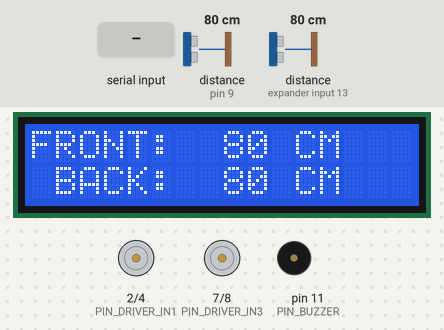
The sketch below on a simulated Arduino Uno, built with avr-gcc and run on an emulated ATmega328P. Shown: 16×2 character LCD, motor-driver pin pairs drawn as motors (green arrow = first pin HIGH = forward, orange = second pin HIGH = backward, longer = more drive), buzzer (waves = sounding). The test bench sets the inputs (shaded band); at power-on: distance to the obstacle (sensors on pin 9, expander input 13) 80 cm.

Above: at 1.2 s.
1.3 s: "w" received over the second serial link
At 1.9 s:
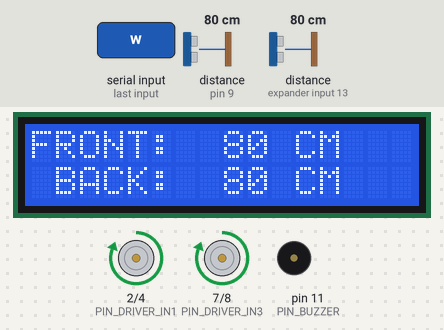
2.8 s: distance to the obstacle (sensor on pin 9) set to 27 cm
At 3.4 s:
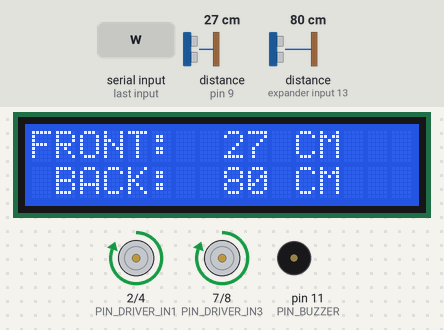
4.3 s: distance to the obstacle (sensor on pin 9) set to 22 cm
At 5.6 s:
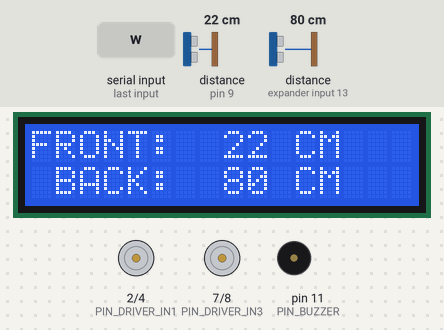
6.1 s: "x" received over the second serial link
At 6.6 s:
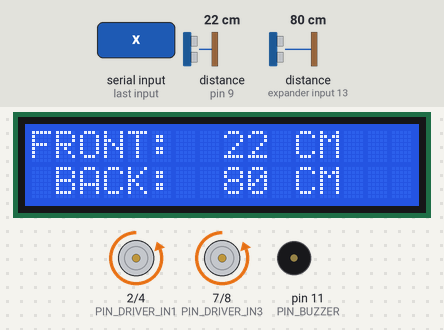
7.7 s: "a" received over the second serial link
At 8.8 s:
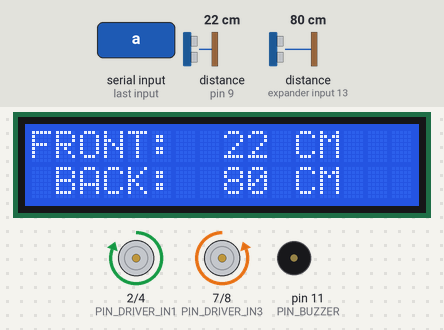
9.2 s: "d" received over the second serial link
At 9.7 s:
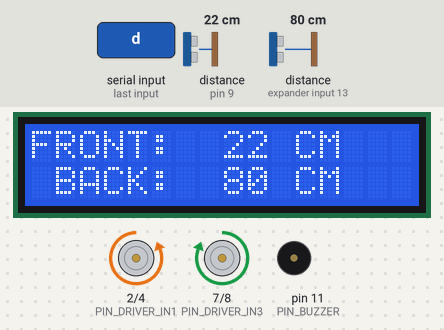
Timing chart, 0 to 11.8 s (numbered marks = the images above; inputs shaded):
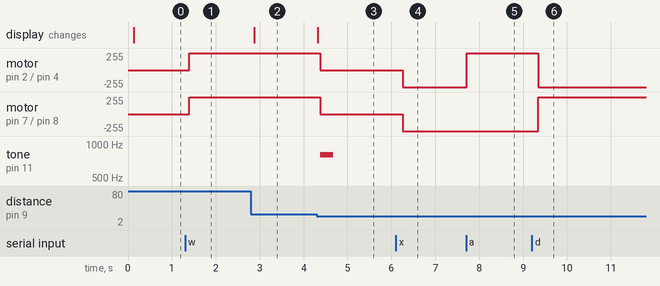

Measured:
- the behaviour switches between 25 and 24 cm on distance to the obstacle (sensor on pin 9) (found by bisection; images 2 and 3)
- after the input at 1.3 s, motor on pin 2 (PIN_DRIVER_IN1) / pin 4 (PIN_DRIVER_IN2), motor on pin 7 (PIN_DRIVER_IN3) / pin 8 (PIN_DRIVER_IN4): stopped → forward 255/255 after 0.10 s
- after the input at 2.8 s, the display: changes after 0.07 s (image 2)
- after the input at 4.3 s, motor on pin 2 (PIN_DRIVER_IN1) / pin 4 (PIN_DRIVER_IN2), motor on pin 7 (PIN_DRIVER_IN3) / pin 8 (PIN_DRIVER_IN4): forward 255/255 → stopped after 0.07 s; tone on pin 11 (PIN_BUZZER): silent → 800 Hz after 0.07 s, → silent 0.30 s later; the display: changes at once (image 3)
- after the input at 6.1 s, motor on pin 2 (PIN_DRIVER_IN1) / pin 4 (PIN_DRIVER_IN2), motor on pin 7 (PIN_DRIVER_IN3) / pin 8 (PIN_DRIVER_IN4): stopped → backward 255/255 after 0.16 s
- after the input at 7.7 s, motor on pin 2 (PIN_DRIVER_IN1) / pin 4 (PIN_DRIVER_IN2): backward 255/255 → forward 255/255 at once
- after the input at 9.2 s, motor on pin 2 (PIN_DRIVER_IN1) / pin 4 (PIN_DRIVER_IN2): forward 255/255 → backward 255/255 after 0.14 s; motor on pin 7 (PIN_DRIVER_IN3) / pin 8 (PIN_DRIVER_IN4): backward 255/255 → forward 255/255 after 0.14 s

The sketch:

proiectSI.ino
```cpp
#include <SoftwareSerial.h>
#include <HCSR04.h>
#include <LiquidCrystal.h>

//declararea pinilor folosiți
int PIN_DRIVER_IN1 = 2;
int PIN_SENSOR_TRIG = 3;
int PIN_DRIVER_IN2 = 4;
int PIN_BLUETOOTH_TRANSMIT = 5;
int PIN_BLUETOOTH_RECEIVE = 6;
int PIN_DRIVER_IN3 = 7;
int PIN_DRIVER_IN4 = 8;
int PIN_SENSOR_FRONT = 9;
int PIN_LCD_RS = 10;
int PIN_BUZZER = 11;
int PIN_LCD_EN = 12;
int PIN_SENSOR_BACK = 13;
int PIN_LCD_D4 = A0;
int PIN_LCD_D5 = A1;
int PIN_LCD_D6 = A2;
int PIN_LCD_D7 = A3;


//instanțierea senzorilor folosind biblioteca HCSR04
HCSR04 sensors (PIN_SENSOR_TRIG, new int[2] { PIN_SENSOR_FRONT, PIN_SENSOR_BACK }, 2);
//instanțierea modulului Bluetooth folosind biblioteca SoftwareSerial
SoftwareSerial Bluetooth (PIN_BLUETOOTH_RECEIVE, PIN_BLUETOOTH_TRANSMIT);
//instanțierea modulului LCD folosind biblioteca LiquidCrystal
LiquidCrystal LCD (PIN_LCD_RS, PIN_LCD_EN, PIN_LCD_D4, PIN_LCD_D5, PIN_LCD_D6, PIN_LCD_D7);


char val; //= valoarea transmisă prin aplicația Android către modulul Bluetooth

void setup() {
  //inițializarea pinilor pentru driver-ul de motoare ca ieșire
  pinMode(PIN_DRIVER_IN1, OUTPUT);
  pinMode(PIN_DRIVER_IN2, OUTPUT);
  pinMode(PIN_DRIVER_IN3, OUTPUT);
  pinMode(PIN_DRIVER_IN4, OUTPUT);
  pinMode(PIN_BUZZER, OUTPUT);
  //începerea comunicării cu modulul Bluetooth, la baud rate de 9600
  Bluetooth.begin(9600);
  //inițializarea modulului LCD și stabilirea modului de utilizare ca având 2 linii a câte 16 coloane
  LCD.begin(16, 2);
  LCD.clear();
  //tipărirea pe ecran a mesajelor care indică senzorii
  LCD.print("FRONT: ");
  LCD.setCursor(0, 1);
  LCD.print(" BACK: ");
}

//transmiterea semnalelor corespunzătoare către motoare pentru mers înainte
void forward()
{
  digitalWrite(PIN_DRIVER_IN1, HIGH);
  digitalWrite(PIN_DRIVER_IN2, LOW);
  digitalWrite(PIN_DRIVER_IN3, HIGH);
  digitalWrite(PIN_DRIVER_IN4, LOW);
}

//transmiterea semnalelor corespunzătoare către motoare pentru mers înapoi
void backward() {
  digitalWrite(PIN_DRIVER_IN1, LOW);
  digitalWrite(PIN_DRIVER_IN2, HIGH);
  digitalWrite(PIN_DRIVER_IN3, LOW);
  digitalWrite(PIN_DRIVER_IN4, HIGH);
}

//transmiterea semnalelor corespunzătoare către motoare pentru executarea unui viraj la dreapta (roata din stânga merge în față iar cea din dreapta, în spate)
void right() {
  digitalWrite(PIN_DRIVER_IN1, LOW);
  digitalWrite(PIN_DRIVER_IN2, HIGH);
  digitalWrite(PIN_DRIVER_IN3, HIGH);
  digitalWrite(PIN_DRIVER_IN4, LOW);
}

//transmiterea semnalelor corespunzătoare către motoare pentru executarea unei mișcări circulare la dreapta (roata din dreapta stă pe loc iar cea din stânga merge în față)
void circleRight() {
  digitalWrite(PIN_DRIVER_IN1, LOW);
  digitalWrite(PIN_DRIVER_IN2, LOW);
  digitalWrite(PIN_DRIVER_IN3, HIGH);
  digitalWrite(PIN_DRIVER_IN4, LOW);
}

//transmiterea semnalelor corespunzătoare către motoare pentru executarea unui viraj la stânga (roata din dreapta merge în față iar cea din stânga, în spate)
void left() {
  digitalWrite(PIN_DRIVER_IN1, HIGH);
  digitalWrite(PIN_DRIVER_IN2, LOW);
  digitalWrite(PIN_DRIVER_IN3, LOW);
  digitalWrite(PIN_DRIVER_IN4, HIGH);
}

//transmiterea semnalelor corespunzătoare către motoare pentru executarea unei mișcări circulare la stânga (roata din stânga stă pe loc iar cea din dreapta merge în față)
void circleLeft() {
  digitalWrite(PIN_DRIVER_IN1, HIGH);
  digitalWrite(PIN_DRIVER_IN2, LOW);
  digitalWrite(PIN_DRIVER_IN3, LOW);
  digitalWrite(PIN_DRIVER_IN4, LOW);
}

//declanșarea unui sunet cu frecvența de 800 Hz și durata de 300 ms
void honk() {
  tone(PIN_BUZZER, 800, 300);
}

//transmiterea semnalelor corespunzătoare către motoare pentru oprirea lor
void motorStop() {
  digitalWrite(PIN_DRIVER_IN1, LOW);
  digitalWrite(PIN_DRIVER_IN2, LOW);
  digitalWrite(PIN_DRIVER_IN3, LOW);
  digitalWrite(PIN_DRIVER_IN4, LOW);
}

//se testează valorile pinilor motoarelor pentru mers înainte, respectiv înapoi
int goingForward() {
  return digitalRead(PIN_DRIVER_IN1) == HIGH
    && digitalRead(PIN_DRIVER_IN2) == LOW
    && digitalRead(PIN_DRIVER_IN3) == HIGH
    && digitalRead(PIN_DRIVER_IN4) == LOW;
}

int goingBackwards() {
  return digitalRead(PIN_DRIVER_IN1) == LOW
    && digitalRead(PIN_DRIVER_IN2) == HIGH
    && digitalRead(PIN_DRIVER_IN3) == LOW
    && digitalRead(PIN_DRIVER_IN4) == HIGH;
}

//afișarea pe modulul LCD a unor spații ce au ca scop alinierea informațiilor
void printPadding(int distance) {
  if (distance < 10)
    LCD.print("  ");
  else if (distance < 100)
    LCD.print(" ");
}

void loop()
{
  //preluarea informațiilor de la senzori și afișarea lor pe LCD
  int front_dist = sensors.dist(0);
  LCD.setCursor(7, 0);
  printPadding(front_dist);
  if (front_dist == 0)
    LCD.print("INFINIT");
  else {
    LCD.print(front_dist);
    LCD.print(" CM    ");
  }

  //se face o pauză înaintea citirii următorului senzor, pentru a nu citi o valoare eronată
  delay(50);

  int back_dist = sensors.dist(1);
  LCD.setCursor(7, 1);
  printPadding(back_dist);
  if (back_dist == 0)
    LCD.print("NaN");
  else {
      LCD.print(back_dist);
      LCD.print(" CM    ");
  }

  //dacă distanța până la un obstacol este mai mică de 25 cm și se merge în direcția obstacolului, se claxonează și se opresc motoarele
  if (front_dist != 0 && front_dist < 25 && goingForward()) {
    honk();
    motorStop();
  }
  if (back_dist != 0 && back_dist < 25 && goingBackwards()) {
    honk();
    motorStop();
  }

  //se face o pauză înaintea citirii bluetooth-ului, pentru a nu citi o valoare eronată
  delay(100);

  //preluarea valorii de la modulul Bluetooth și alegerea, în funcție de valoare, a acțiunii de executat
  Bluetooth.listen();
  val = Bluetooth.read();
  if(val != -1) {
    Bluetooth.print("Received value: ");
    Bluetooth.println(val);
    if (val == 'w' || val == '8')
      if (front_dist != 0 && front_dist > 10)
        forward();
      else
        honk();
    else if (val == 'x' || val == '2')
      if (back_dist != 0 && back_dist > 10)
        backward();
      else
        honk();
    else if (val == 'a' || val == '4')
      left();
    else if (val == 'd' || val == '6')
      right();
    else if (val == 'q')
      circleLeft();
    else if (val == 'e')
      circleRight();
    else if (val == 'B')
      honk();
    else if (val == 's')
      motorStop();
  }
}
```
